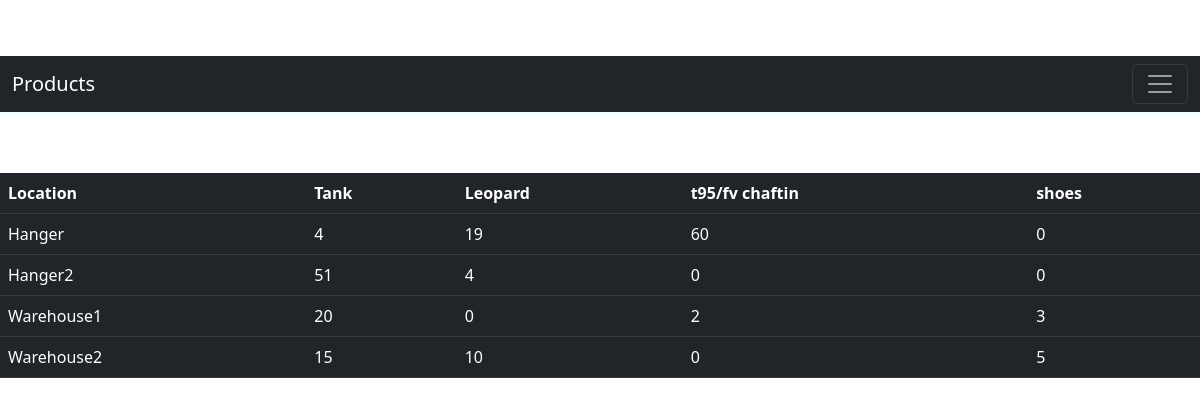
Screenshot of /report_new with the database file from the repository.
### models.py (models this page shows, shortened)
class Product(db.Model):
    __tablename__ = 'product'
    product_id = db.Column(db.String(50), primary_key=True)

class Location(db.Model):
    __tablename__ = 'location'
    location_id = db.Column(db.String(50), primary_key=True)

### App.py (the view)
@app.route('/report_new', methods=['GET'])
def view_report2():
        locations = Location.query.all()
        products = Product.query.all()
        data = {}
        movements = db.session.query(
            ProductMovement.to_location,
            ProductMovement.product_id,
            db.func.sum(ProductMovement.qty).label('total_in')
        ).group_by(ProductMovement.to_location, ProductMovement.product_id).all()
        for location in locations:
            location_data = {}
            for product in products:
                total_in = next((m.total_in for m in movements if m.to_location == location.location_id and m.product_id == product.product_id), 0)
                location_data[product.product_id] = total_in
            data[location.location_id] = location_data
        return render_template('new_report.html', data=data, products=products, locations=locations)

### templates/new_report.html (shortened to what this page needs)
{% include "index.html" %}
<!DOCTYPE html>
<html>
  <head>
  </head>
  <body>
    <h1>Product Movement Report</h1>
    <table class="table table-dark">
      <thead>
        <tr>
          <th>Location</th>
          {% for product in products %}
            <th>{{ product.product_id }}</th>
          {% endfor %}
        </tr>
      </thead>
      <tbody>
        {% for location in locations %}
          <tr>
            <td>{{ location.location_id }}</td>
            {% for product in products %}
              <td>{{ data[location.location_id][product.product_id] }}</td>
            {% endfor %}
          </tr>
        {% endfor %}
      </tbody>
    </table>
  </body>
</html>

### static/styles/Home.css (style rules this page uses)
body { background-image: url('https://rare-gallery.com/uploads/posts/569025-background-brown.jpg'); background-repeat: no-repeat; background-attachment: fixed; background-size: 100% 100%; color: white; }

### rows the page displays
Product: product_id "Tank", data "4", data "51", data "20", data "15"
Product: product_id "Leopard", data "19", data "4", data "0", data "10"
Product: product_id "t95/fv chaftin", data "60", data "0", data "2"
Product: product_id "shoes", data "0", data "3", data "5"
Location: location_id "Hanger"
Location: location_id "Hanger2"
Location: location_id "Warehouse1"
Location: location_id "Warehouse2"
